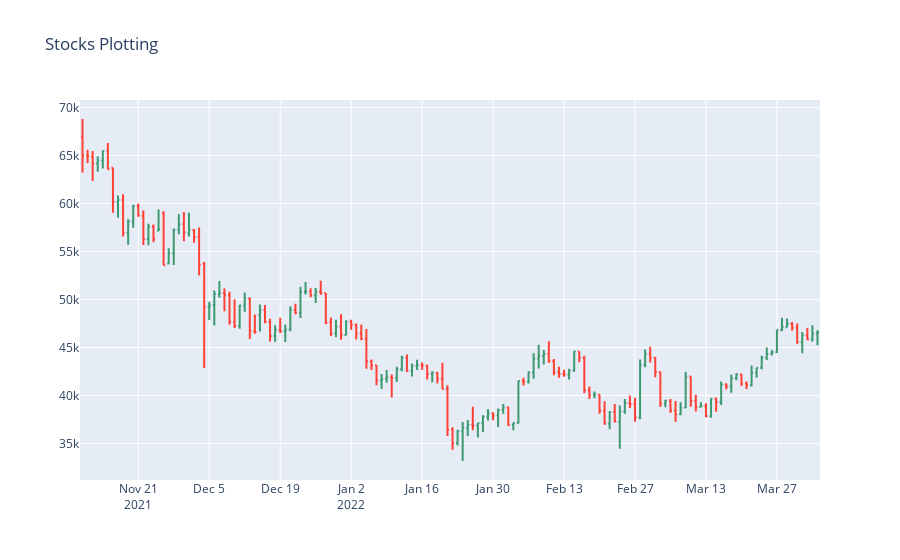

The code cell stored with this chart in its notebook:
### Code cell
plotting = go.Ohlc(x=df_data.iloc[imp_end_date_idx:, 0],
                   open=df_data.iloc[imp_end_date_idx:, 1],
                   high=df_data.iloc[imp_end_date_idx:, 2],
                   low=df_data.iloc[imp_end_date_idx:, 3],
                   close=df_data.iloc[imp_end_date_idx:, 4])

layout = dict(title="Stocks Plotting")
fig = go.Figure(data=[plotting], layout=layout)
fig.update(layout_xaxis_rangeslider_visible=False)

fig.show()

### Figure 1 — Plotly figure (JSON) as saved in the notebook; plotly's stock layout.template omitted (floating-point values rounded to 4 significant figures; data arrays with more than 128 entries replaced by an {"elided": "..."} marker saying what was removed)
{"data": [{"close": {"elided": "146 float values"}, "high": {"elided": "146 float values"}, "low": {"elided": "146 float values"}, "open": {"elided": "146 float values"}, "type": "ohlc", "x": {"elided": "146 str values"}}], "layout": {"title": {"text": "Stocks Plotting"}, "xaxis": {"rangeslider": {"visible": false}}}}
